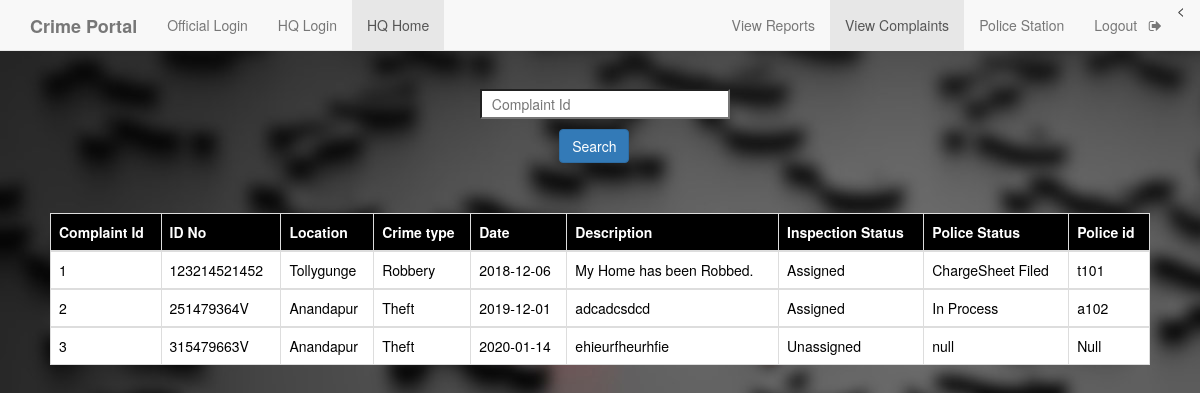
/complainreport.php (signed in), run on the app's committed database.
### tables this page shows
CREATE TABLE `complaint` (
  `c_id` int(11) NOT NULL,
  `a_no` varchar(12) NOT NULL,
  `location` varchar(50) NOT NULL,
  `type_crime` varchar(50) NOT NULL,
  `d_o_c` date NOT NULL,
  `description` varchar(7000) NOT NULL,
  `inc_status` varchar(50) DEFAULT 'Unassigned',
  `pol_status` varchar(50) DEFAULT 'null',
  `p_id` varchar(50) DEFAULT 'Null'
);

### complainreport.php (the view, shortened to what this page needs)
<!DOCTYPE html>
<html>
<head>
	<link rel="stylesheet" type="text/css" href="https://maxcdn.bootstrapcdn.com/bootstrap/3.3.5/css/bootstrap.min.css">
	<link rel="stylesheet" type="text/css" href="https://maxcdn.bootstrapcdn.com/font-awesome/4.4.0/css/font-awesome.min.css">
     <?php
    $conn=mysqli_connect("localhost","root","");
    mysqli_select_db($conn,"crime");
     $result=mysqli_query($conn,"SELECT c_id,a_no,location,type_crime,d_o_c,description,inc_status,pol_status,p_id FROM complaint ");
    ?>
</head>
<body>
	<body style="background-image: url(search1.jpeg); ">
	<nav  class="navbar navbar-default navbar-fixed-top">
  <div class="container">
    <div class="navbar-header">
      <a class="navbar-brand" href="home.php"><b>Crime Portal</b></a>
    </div>
    <div id="navbar" class="collapse navbar-collapse">
      <ul class="nav navbar-nav">
        <li ><a href="official_login.php">Official Login</a></li>
        <li ><a href="headlogin.php">HQ Login</a></li>
        <li class="active"><a href="headHome.php">HQ Home</a></li>
      </ul>
      <ul class="nav navbar-nav navbar-right">
	  <<li ><a href="report.php">View Reports</a></li>
        <li class="active" ><a href="headHome.php">View Complaints</a></li>
        <li ><a href="head_view_police_station.php">Police Station</a></li>
        <li><a href="h_logout.php">Logout &nbsp <i class="fa fa-sign-out" aria-hidden="true"></i></a></li>
      </ul>
    </div>
  </div>
 </nav>
    <form style="margin-top: 7%; margin-left: 40%;" method="post">
    <input type="text" name="complainid" style="width: 250px; height: 30px; background-color:white; color:grey; margin-top:5px;" placeholder="&nbsp Complaint Id" onfocusout="f1()" required id="ciid">
        <div>
      <input class="btn btn-primary" type="submit" value="Search" name="s2" style="margin-top: 10px; margin-left: 11%;">
        </div>
    </form>
 <div style="padding:50px;">
   <table class="table table-bordered">
    <thead class="thead-dark" style="background-color: black; color: white;">
      <tr>
        <th scope="col">Complaint Id</th>
        <th scope="col">ID No</th>
        <th scope="col">Location</th>
        <th scope="col">Crime type</th>
		<th scope="col">Date</th>
		<th scope="col">Description</th>
		<th scope="col">Inspection Status</th>
		<th scope="col">Police Status</th>
		<th scope="col">Police id</th>
      </tr>
    </thead>
<?php
      while($rows=mysqli_fetch_assoc($result)){
    ?>
    <tbody style="background-color: white; color: black;">
      <tr>
        <td><?php echo $rows['c_id']; ?></td>
        <td><?php echo $rows['a_no']; ?></td>
        <td><?php echo $rows['location']; ?></td>
        <td><?php echo $rows['type_crime']; ?></td>
		<td><?php echo $rows['d_o_c']; ?></td>
		<td><?php echo $rows['description']; ?></td>
		<td><?php echo $rows['inc_status']; ?></td>
		<td><?php echo $rows['pol_status']; ?></td>
		<td><?php echo $rows['p_id']; ?></td>
      </tr>
    </tbody>
    <?php
    }
    ?>
</table>
 </div>
</body>
</html>

### data on the page
complaint: c_id "1", a_no "123214521452", location "Tollygunge", type_crime "Robbery", d_o_c "2018-12-06", description "My Home has been Robbed.", inc_status "Assigned", pol_status "ChargeSheet Filed", p "t101"
complaint: c_id "2", a_no "251479364V", location "Anandapur", type_crime "Theft", d_o_c "2019-12-01", description "adcadcsdcd", inc_status "Assigned", pol_status "In Process", p "a102"
complaint: c_id "3", a_no "315479663V", location "Anandapur", type_crime "Theft", d_o_c "2020-01-14", description "ehieurfheurhfie", inc_status "Unassigned", pol_status "null", p "Null"
